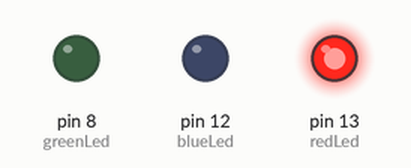
Recording of a sketch running on a simulated Arduino Uno, built with avr-gcc and run on an emulated ATmega328P. Parts: output pins drawn as LEDs (lit = HIGH).

Above: at 0.05 s.
At 1.1 s:
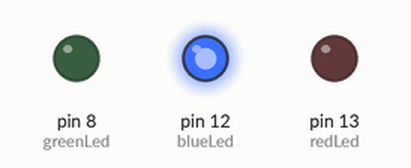
At 3.2 s:
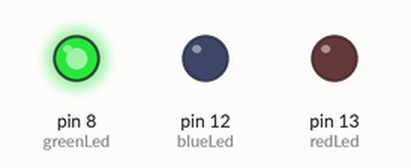
At 6.8 s:
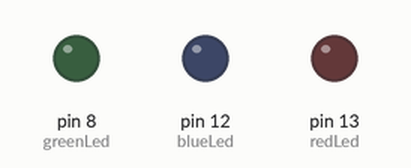
Timing chart, 0 to 9.1 s (numbered marks = the images above):
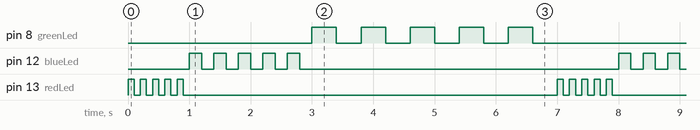

Measured:
- by itself, pin 8 (greenLed): repeats every 7.0 s: 4 × (LOW 0.40 s, HIGH 0.40 s), LOW 3.4 s, HIGH 0.40 s
- by itself, pin 12 (blueLed): repeats every 7.0 s: 4 × (LOW 0.20 s, HIGH 0.20 s), LOW 5.2 s, HIGH 0.20 s
- by itself, pin 13 (redLed): repeats every 7.0 s: 4 × (LOW 0.10 s, HIGH 0.10 s), LOW 6.1 s, HIGH 0.10 s

The sketch:

Advanced_Blinking.ino
```cpp
int redLed=13;
int blueLed=12;
int greenLed=8;

int di=100;
int da=200;
int de=400;

void setup() {
  // put your setup code here, to run once:
  pinMode(redLed,OUTPUT);
  pinMode(greenLed,OUTPUT);
  pinMode(blueLed,OUTPUT);
}

void loop() {
  // put your main code here, to run repeatedly:
  digitalWrite(redLed,HIGH);
  delay(di);
  digitalWrite(redLed,LOW);
  delay(di);

  digitalWrite(redLed,HIGH);
  delay(di);
  digitalWrite(redLed,LOW);
  delay(di);

  digitalWrite(redLed,HIGH);
  delay(di);
  digitalWrite(redLed,LOW);
  delay(di);

  digitalWrite(redLed,HIGH);
  delay(di);
  digitalWrite(redLed,LOW);
  delay(di);

  digitalWrite(redLed,HIGH);
  delay(di);
  digitalWrite(redLed,LOW);
  delay(di);

  digitalWrite(blueLed,HIGH);
  delay(da);
  digitalWrite(blueLed,LOW);
  delay(da);

  digitalWrite(blueLed,HIGH);
  delay(da);
  digitalWrite(blueLed,LOW);
  delay(da);

  digitalWrite(blueLed,HIGH);
  delay(da);
  digitalWrite(blueLed,LOW);
  delay(da);

  digitalWrite(blueLed,HIGH);
  delay(da);
  digitalWrite(blueLed,LOW);
  delay(da);

  digitalWrite(blueLed,HIGH);
  delay(da);
  digitalWrite(blueLed,LOW);
  delay(da);

  digitalWrite(greenLed,HIGH);
  delay(de);
  digitalWrite(greenLed,LOW);
  delay(de);

  digitalWrite(greenLed,HIGH);
  delay(de);
  digitalWrite(greenLed,LOW);
  delay(de);

  digitalWrite(greenLed,HIGH);
  delay(de);
  digitalWrite(greenLed,LOW);
  delay(de);

  digitalWrite(greenLed,HIGH);
  delay(de);
  digitalWrite(greenLed,LOW);
  delay(de);

  digitalWrite(greenLed,HIGH);
  delay(de);
  digitalWrite(greenLed,LOW);
  delay(de);

}
```
